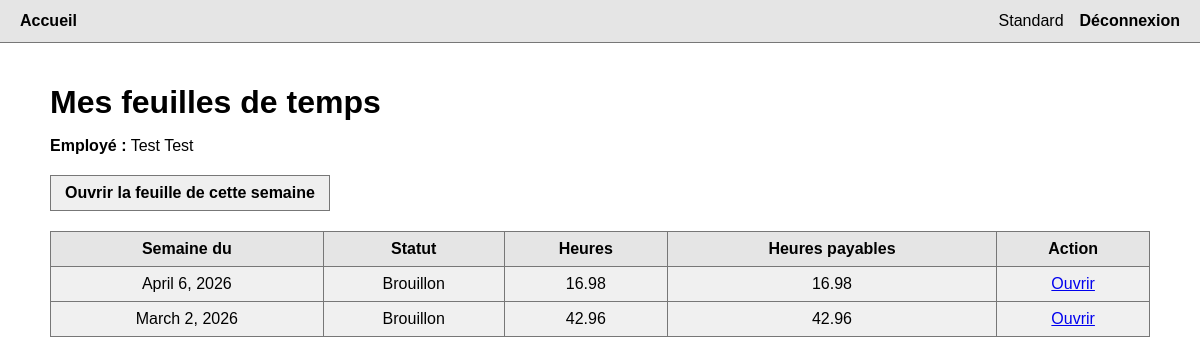
Screenshot of / (signed in) with the database file from the repository.
### employees/models.py (models this page shows, shortened)
class Employee(models.Model):
    ROLE_CHOICES = [
        ("employee", "Employé"),
        ("manager", "Manager"),
        ("admin", "Admin"),
    ]
    user = models.OneToOneField(
        settings.AUTH_USER_MODEL,
        on_delete=models.CASCADE,
        related_name="employee_profile"
    )
    full_name = models.CharField(max_length=150)
    job_title = models.CharField(max_length=100, blank=True)
    hourly_rate = models.DecimalField(
        max_digits=10,
        decimal_places=2,
        default=Decimal("0.00")
    )
    weekly_regular_hours = models.DecimalField(
        max_digits=5,
        decimal_places=2,
        default=Decimal("40.00")
    )
    vacation_balance = models.DecimalField(
        max_digits=6,
        decimal_places=2,
        default=Decimal("0.00")
    )
    banked_hours_balance = models.DecimalField(
        max_digits=6,
        decimal_places=2,
        default=Decimal("0.00")
    )
    role = models.CharField(
        max_length=20,
        choices=ROLE_CHOICES,
        default="employee"
    )
    manager = models.ForeignKey(
        "self",
        null=True,
        blank=True,
        on_delete=models.SET_NULL,
        related_name="team_members"
    )
    is_active = models.BooleanField(default=True)
    created_at = models.DateTimeField(auto_now_add=True)
    class Meta:
        ordering = ["full_name"]

### timesheets/models.py (models this page shows, shortened)
class WeeklyTimesheet(models.Model):
    STATUS_CHOICES = [
        ("draft", "Brouillon"),
        ("submitted", "Soumise"),
        ("approved", "Approuvée"),
        ("rejected", "Refusée"),
    ]
    employee = models.ForeignKey(
        Employee,
        on_delete=models.CASCADE,
        related_name="timesheets"
    )
    week_start = models.DateField()
    status = models.CharField(
        max_length=20,
        choices=STATUS_CHOICES,
        default="draft"
    )
    submitted_at = models.DateTimeField(null=True, blank=True)
    created_at = models.DateTimeField(auto_now_add=True)
    class Meta:
        constraints = [
            models.UniqueConstraint(
                fields=["employee", "week_start"],
                name="unique_employee_week"
            )
        ]
        ordering = ["-week_start"]
    def _q(self, value):
        return Decimal(value).quantize(Decimal("0.01"))
    @property
    def total_hours(self):
        total = sum((entry.total_hours for entry in self.entries.all()), Decimal("0.00"))
        return self._q(total)
    @property
    def standard_hours(self):
        return self._q(self.employee.weekly_regular_hours)
    @property
    def missing_hours(self):
        missing = self.standard_hours - self.total_hours
        return self._q(max(missing, Decimal("0.00")))
    @property
    def bank_hours_used(self):
        previous_balance = self.previous_approved_bank_balance
        return self._q(min(previous_balance, self.missing_hours))
    @property
    def payable_hours(self):
        result = self.total_hours + self.bank_hours_used
        return self._q(result)
    @property
    def previous_approved_timesheets(self):
        return (
            WeeklyTimesheet.objects
            .filter(
                employee=self.employee,
                status="approved",
                week_start__lt=self.week_start
            )
            .order_by("week_start")
        )
    @property
    def previous_approved_bank_balance(self):
        total = sum(
            (timesheet.bank_hours_delta for timesheet in self.previous_approved_timesheets),
            Decimal("0.00")
        )
        return self._q(total)

class DailyEntry(models.Model):
    DAY_CHOICES = [
        (0, "Lundi"),
        (1, "Mardi"),
        (2, "Mercredi"),
        (3, "Jeudi"),
        (4, "Vendredi"),
        (5, "Samedi"),
        (6, "Dimanche"),
    ]
    ENTRY_TYPE_CHOICES = [
        ("work", "Travail"),
        ("vacation", "Vacances"),
        ("sick", "Maladie"),
        ("holiday", "Férié"),
        ("unpaid", "Sans solde"),
    ]
    timesheet = models.ForeignKey(
        WeeklyTimesheet,
        on_delete=models.CASCADE,
        related_name="entries"
    )
    day = models.IntegerField(choices=DAY_CHOICES)
    entry_type = models.CharField(
        max_length=20,
        choices=ENTRY_TYPE_CHOICES,
        default="work"
    )
    morning_in = models.TimeField(null=True, blank=True)
    lunch_out = models.TimeField(null=True, blank=True)
    lunch_in = models.TimeField(null=True, blank=True)
    day_shift_out = models.TimeField(null=True, blank=True)
    evening_shift_in = models.TimeField(null=True, blank=True)
    evening_shift_out = models.TimeField(null=True, blank=True)
    note = models.CharField(max_length=255, blank=True)
    class Meta:
        constraints = [
            models.UniqueConstraint(
                fields=["timesheet", "day"],
                name="unique_day_per_timesheet"
            )
        ]
        ordering = ["day"]
    def _hours_between(self, start, end):
        if not start or not end:
            return Decimal("0.00")
        start_dt = datetime.combine(datetime.today(), start)
        end_dt = datetime.combine(datetime.today(), end)
        diff = end_dt - start_dt
        return Decimal(diff.total_seconds() / 3600).quantize(Decimal("0.01"))
    @property
    def day_shift_hours(self):
        if self.entry_type != "work":
            return Decimal("0.00")
        morning = self._hours_between(self.morning_in, self.lunch_out)
        afternoon = self._hours_between(self.lunch_in, self.day_shift_out)
        return (morning + afternoon).quantize(Decimal("0.01"))
    @property
    def evening_shift_hours(self):
        if self.entry_type != "work":
            return Decimal("0.00")
        return self._hours_between(self.evening_shift_in, self.evening_shift_out)
    @property
    def total_hours(self):
        if self.entry_type != "work":
            return Decimal("0.00")
        return (self.day_shift_hours + self.evening_shift_hours).quantize(Decimal("0.01"))

### timesheets/views.py (the view)
# urls.py: path("", views.dashboard, name="dashboard"),
@login_required
def dashboard(request):
    employee = get_employee_or_404(request.user)
    timesheets = WeeklyTimesheet.objects.filter(employee=employee).order_by("-week_start")
    return render(
        request,
        "timesheets/dashboard.html",
        {
            "employee": employee,
            "timesheets": timesheets,
        },
    )

### timesheets/views.py (called while the page is built)
def get_employee_or_404(user):
    try:
        return user.employee_profile
    except Exception:
        raise Http404("Aucun profil employé lié à cet utilisateur.")

### timesheets/templates/timesheets/dashboard.html (shortened to what this page needs)
{% extends "base.html" %}
{% block content %}
<div class="dashboard-page">
    <h1>Mes feuilles de temps</h1>
    <p><strong>Employé :</strong> {{ employee.full_name }}</p>
    <div class="top-actions">
        <a href="{% url 'current_timesheet' %}">Ouvrir la feuille de cette semaine</a>
    </div>
    {% if timesheets %}
    <table>
        <thead>
            <tr>
                <th>Semaine du</th>
                <th>Statut</th>
                <th>Heures</th>
                <th>Heures payables</th>
                <th>Action</th>
            </tr>
        </thead>
        <tbody>
            {% for t in timesheets %}
            <tr>
                <td>{{ t.week_start }}</td>
                <td>{{ t.get_status_display }}</td>
                <td>{{ t.total_hours }}</td>
                <td>{{ t.payable_hours }}</td>
                <td>
                    <a href="{% url 'timesheet_detail' t.id %}">Ouvrir</a>
                </td>
            </tr>
            {% endfor %}
        </tbody>
    </table>
    {% else %}
    <div class="empty-box">
        Aucune feuille de temps pour le moment.
    </div>
    {% endif %}
</div>
{% endblock %}

### templates/base.html (shortened to what this page needs)
<!DOCTYPE html>
<html lang="fr">
<head>
</head>
<body>
    <div class="navbar">
        {% if request.user.is_authenticated %}
            <a href="{% url 'dashboard' %}">Accueil</a>
        {% endif %}
        <div class="right">
            {% if request.user.is_authenticated %}
                <span>{{ request.user.username }}</span>
                <form method="post" action="{% url 'logout' %}" class="logout-form">
                    <button type="submit">Déconnexion</button>
                </form>
            {% else %}
                <a href="{% url 'login' %}">Connexion</a>
            {% endif %}
        </div>
    </div>
    <div class="page-wrapper">
        {% block content %}{% endblock %}
    </div>
</body>
</html>

### templates/base.html (style rules this page uses)
body { font-family: Arial, Helvetica, sans-serif; margin: 0; }
.navbar { background: #e5e5e5; border-bottom: 1px solid #777; padding: 12px 20px; display: flex; gap: 16px; align-items: center; }
.navbar a { text-decoration: none; color: #000; font-weight: bold; }
.navbar .right { margin-left: auto; display: flex; gap: 16px; align-items: center; }
.page-wrapper { padding: 20px; }
.logout-form { display: inline; margin: 0; }
.logout-form button { background: none; border: none; padding: 0; margin: 0; font: inherit; font-weight: bold; cursor: pointer; color: #000; }

### timesheets/templates/timesheets/dashboard.html (style rules this page uses)
.dashboard-page { max-width: 1100px; margin: auto; }
h1 { margin-bottom: 10px; }
.top-actions { margin: 20px 0; }
.top-actions a { display: inline-block; padding: 8px 14px; border: 1px solid #777; background: #efefef; text-decoration: none; color: #000; font-weight: bold; }
table { border-collapse: collapse; width: 100%; }
th, td { border: 1px solid #777; padding: 8px; text-align: center; }
th { background: #e5e5e5; }
td { background: #f0f0f0; }

### rows the page displays
Employee: full_name "Test Test"
WeeklyTimesheet: week_start "April 6, 2026", status "Brouillon", total_hours "16.98", payable_hours "16.98"
WeeklyTimesheet: week_start "March 2, 2026", status "Brouillon", total_hours "42.96", payable_hours "42.96"

### other values shown
{{ request.user.username }} "Standard"
